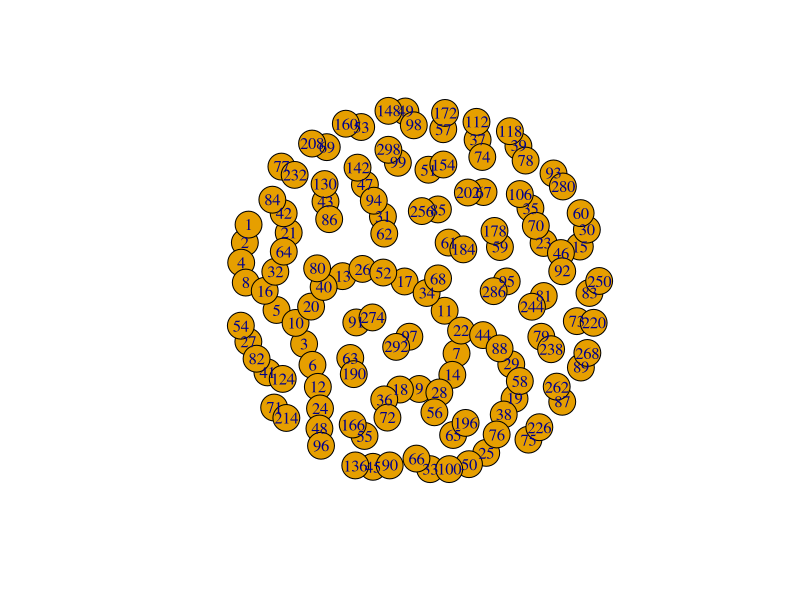
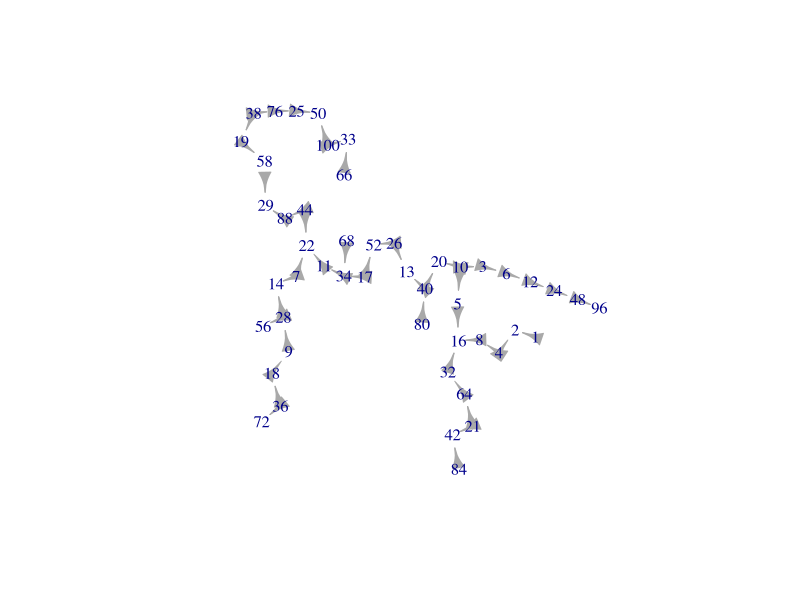

Here is the R script that generated these plots, in order:
## ---- chunk 1
knitr::opts_chunk$set(
	message = FALSE,
	warning = FALSE,
	collapse = TRUE
)
library("tidyverse")
library("igraph")

theme <- ggthemes::theme_few()
scale <- ggthemes::scale_colour_few()
## ---- chunk 2
callatz <- function(n){
  n = round(n, 0)
  
  case_when(
    n<2  ~ NA_real_,
    n %% 2 == 0 ~ n/2,
    TRUE ~ 3*n+1
  )
}
## ---- chunk 3

callatz(1:10)

## ---- chunk 4
edges <- tibble(from = 2:100, to=callatz(from))

graph <- graph_from_data_frame(edges)

plot(graph)

## ---- chunk 5
com <- which(components(graph)$membership == 1) %>%
  names() %>%
  as.numeric() 

com <- com[com!=1]

sub <- graph_from_data_frame(tibble(from = com, to=callatz(from)) )

plot(sub, vertex.shape="none", layout=layout_with_lgl)



